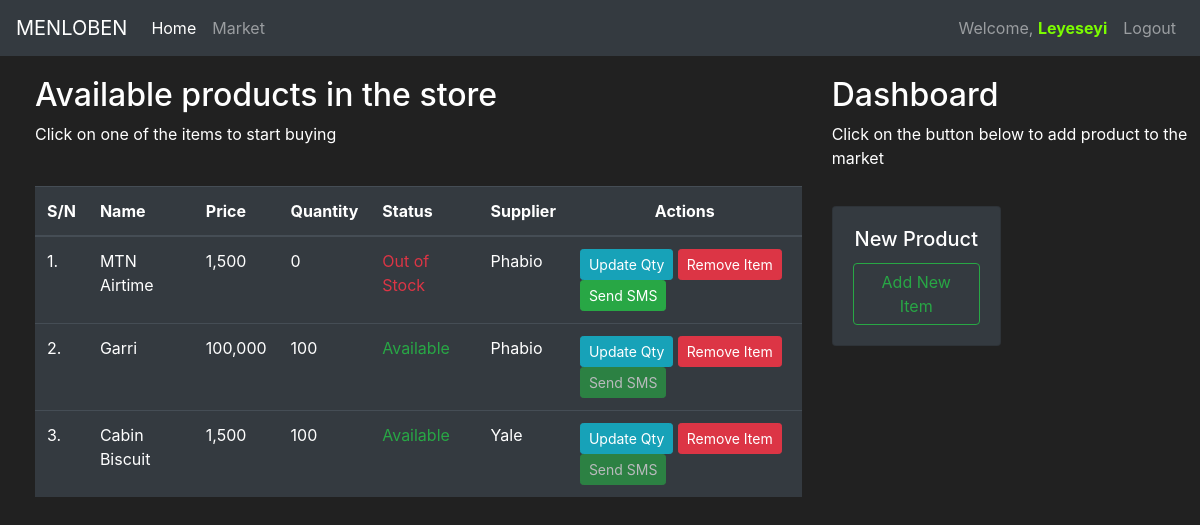
The app's page /market (signed in) with its own data.
### market/models.py (models this page shows)
class User(db.Model, UserMixin):
    id = db.Column(db.Integer(), primary_key=True)
    username = db.Column(db.String(length=30), nullable=False, unique=True)
    email_address = db.Column(db.String(length=50), nullable=False, unique=True)
    password_hash = db.Column(db.String(length=120), nullable=False)

class Product(db.Model):
    id = db.Column(db.Integer(), primary_key=True)
    product_name = db.Column(db.String(length=30), nullable=False, unique=True)
    product_price = db.Column(db.Integer(), nullable=False)
    quantity = db.Column(db.Integer, nullable=False)
    supplier = db.Column(db.String(length=1024), nullable=False)
    @property
    def prettier_price(self):
        if len(str(self.product_price)) >= 4:
            return f'{str(self.product_price)[:-3]},{str(self.product_price)[-3:]}'
        else:
            return f'{self.product_price}'

### market/routes.py (the view, shortened to what this page needs)
@app.route("/market",methods=['GET','POST'])
@login_required
def market_page():
    updateQtyForm = UpdateQtyForm()
    removeItemForm = RemoveItemForm()
    products = Product.query.all()
    return render_template("market.html",products=products, removeItemForm=removeItemForm, updateQtyForm=updateQtyForm)

### market/models.py (called while the page is built)
@login_manager.user_loader
def load_user(user_id):
    return User.query.get(int(user_id))

### market/templates/market.html (shortened to what this page needs)
{% extends 'base.html' %}
{%block content%}
<div class="row" style="margin-top: 20px; margin-left: 20px;">
    <div class="col-8">
        <h2>Available products in the store</h2>
        <p>Click on one of the items to start buying</p>
        <br>
        <div class="table-responsive" >
            <table class="table table-dark table-hover table-1">
                <thead>
                    <tr>
                        <th scope="col">S/N</th>
                        <th scope="col">Name</th>
                        <th scope="col">Price</th>
                        <th scope="col">Quantity</th>
                        <th scope="col">Status</th>
                        <th scope="col">Supplier</th>
                        <th scope="col" class="text-center">Actions</th>
                    </tr>
                </thead>
                <tbody>
                    {% for product in products %}
                    {% include 'includes/items_modals.html' %}
                    <tr>
                        <td></td>
                        <td>{{product.product_name}}</td>
                        <td>{{product.prettier_price}}</td>
                        <td>{{product.quantity}}</td>
                        <td>
                            {% if product.quantity > 0 %}
                            <span class="text-success">Available</span>
                            {% else %}
                            <span class="text-danger">Out of Stock</span>
                            {% endif %}
                        </td>
                        <td>{{product.supplier}}</td>
                        <td>
                            <button class="btn btn-info btn-sm" data-toggle="modal"
                                data-target="#Modal-MoreInfo-{{product.id}}">Update Qty</button>
                            <button class="btn btn-danger btn-sm" data-toggle="modal"
                                data-target="#Modal-Remove-{{product.id}}">Remove Item</button>
                            {% if product.quantity > 0 %}
                            <button class="btn btn-success btn-sm" data-toggle="modal" disabled>Send SMS</button>
                            {% else %}
                            <a class="btn btn-success btn-sm"  href="/sendSMS/{{product.id}}" >Send SMS</a>
                            {% endif %}
                        </td>
                    </tr>
                    {% endfor %}
    <div class="col-4">
        <h2>Dashboard</h2>
        <p>Click on the button below to add product to the market </p>
        <div class="row">
            <div class="col-md-6" style="margin-top: 20px">
                <div style="margin-bottom: 5px" class="card text-center bg-dark">
                    <div class="card-body">
                        <h5 class="card-title"> New Product</h5>
                        <a class="btn btn-outline-success" href="{{url_for('product_page')}}"> Add New Item</a>
                    </div>
                </div>
            </div>
        </div>
        <br>
    </div>
{%endblock%}

### market/templates/base.html (shortened to what this page needs)
<!doctype html>
<html lang="en">
<head>
    <link rel="stylesheet" href="https://cdn.jsdelivr.net/npm/bootstrap@4.5.3/dist/css/bootstrap.min.css"
>
    <link rel="stylesheet" type="text/css" href="https://cdn.datatables.net/v/dt/dt-1.11.3/datatables.min.css"/>
</head>
<body>
    <nav class="navbar navbar-expand-md navbar-dark bg-dark">
        <a class="navbar-brand" href="#">MENLOBEN</a>
        <div class="collapse navbar-collapse" id="navbarNav">
            <ul class="navbar-nav mr-auto">
                <li class="nav-item active">
                    <a class="nav-link" href="{{url_for('home_page')}}">Home</a>
                </li>
                <li class="nav-item">
                    <a class="nav-link" href="{{url_for('market_page')}}">Market </a>
                </li>
            </ul>
            {% if current_user.is_authenticated %}
            <ul class="navbar-nav">
                <li class="nav-item">
                    <a class="nav-link">Welcome, <span style="color: lawngreen; font-weight: bold;">
                            {{current_user.username}}</span> </a>
                </li>
                <li class="nav-item">
                    <a class="nav-link" href="{{url_for('logout_page')}}">Logout</a>
                </li>
            </ul>
            {% endif %}
        </div>
    </nav>
    {%block content%}
    {%endblock%}
</body>
</html>

### market/templates/includes/items_modals.html (shortened to what this page needs)
</div>
</div>

### market/templates/market.html (style rules this page uses)
table { counter-reset: row-num - 1; }
table tr { counter-increment: row-num; }
table tr td:first-child::before { content: counter(row-num) ". "; }

### market/templates/base.html (style rules this page uses)
body { background-color: #212121; color: white }

### records on screen
User: username "Leyeseyi"
Product: product_name "MTN Airtime", prettier_price "1,500", quantity "0", shows "Out of Stock", supplier "Phabio"
Product: product_name "Garri", prettier_price "100,000", quantity "100", shows "Available", supplier "Phabio", shows "Send SMS"
Product: product_name "Cabin Biscuit", prettier_price "1,500", quantity "100", shows "Available", supplier "Yale", shows "Send SMS"
